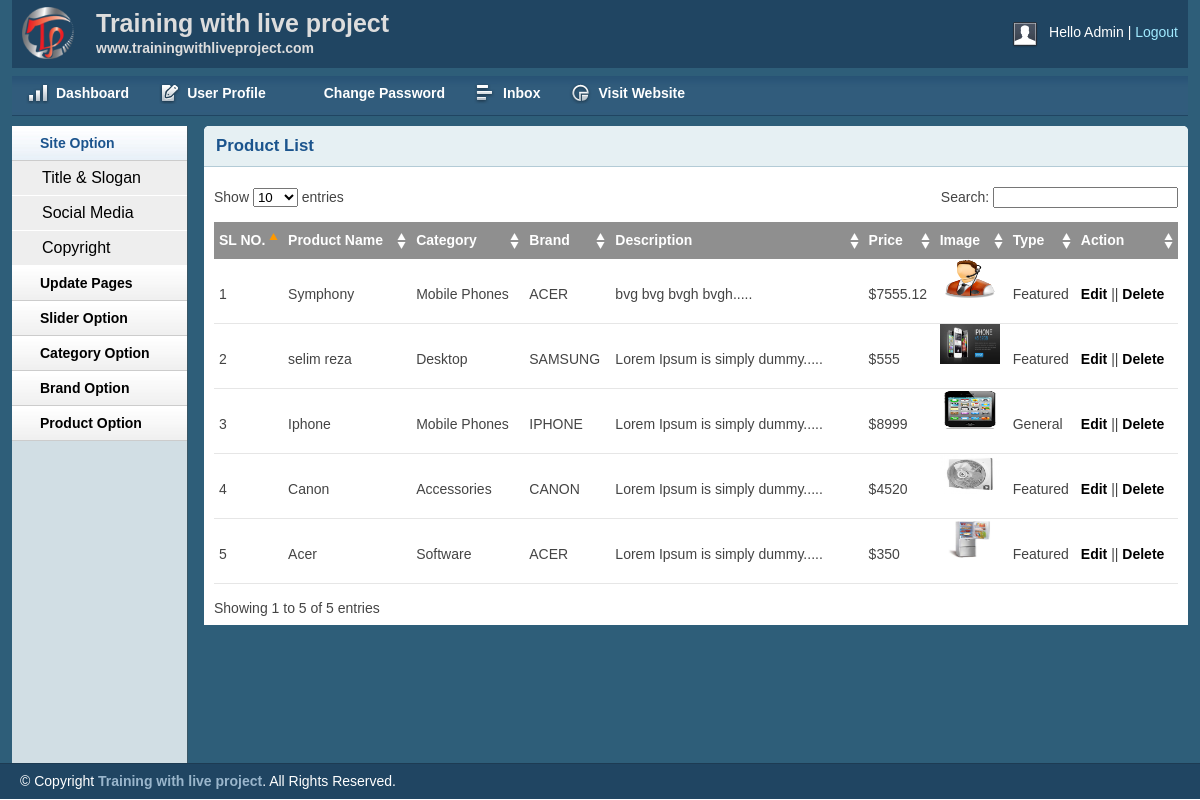
The app's page /admin/productlist.php (signed in) with its own data.
### tables this page shows
CREATE TABLE IF NOT EXISTS `tbl_product` (
  `productId` int(11) NOT NULL AUTO_INCREMENT,
  `productName` varchar(255) NOT NULL,
  `catId` int(11) NOT NULL,
  `brandId` int(11) NOT NULL,
  `body` text NOT NULL,
  `price` float NOT NULL,
  `image` varchar(255) NOT NULL,
  `type` tinyint(4) NOT NULL DEFAULT '0',
  PRIMARY KEY (`productId`)
);

CREATE TABLE IF NOT EXISTS `tbl_category` (
  `catId` int(11) NOT NULL AUTO_INCREMENT,
  `catName` varchar(255) NOT NULL,
  PRIMARY KEY (`catId`)
);

CREATE TABLE IF NOT EXISTS `tbl_brand` (
  `brandId` int(11) NOT NULL AUTO_INCREMENT,
  `brandName` varchar(255) NOT NULL,
  PRIMARY KEY (`brandId`)
);

### lib/Database.php (called while the page is built, shortened)
<?php
Class Database{
	public $host   = DB_HOST;
	public $user   = DB_USER;
	public $pass   = DB_PASS;
	public $dbname = DB_NAME;
	public $link;
	private function connectDB(){
	$this->link = new mysqli($this->host, $this->user, $this->pass, $this->dbname);
 }
	public function select($query){
		$result = $this->link->query($query) or die($this->link->error.__LINE__);
		if($result->num_rows > 0){
			return $result;
		} else {
			return false;
		}
	}
}

### classes/Product.php (called while the page is built, shortened)
<?php
$filepath = realpath(dirname(__FILE__));
include_once($filepath.'/../lib/Database.php');
include_once($filepath.'/../helpers/Format.php');
?>
<?php
class Product{
    private $db;
    function __construct(){
        $this->db = new Database();
    }
    public function getAllProduct(){
        $query = "SELECT p.*, c.catName, b.brandName
                 FROM tbl_product as p, tbl_category as c, tbl_brand as b
                 WHERE p.catId = c.catId AND  p.brandId = b.brandId
                 ORDER BY p.productId DESC";
        $result = $this->db->select($query);
        return $result;
    }
    }
    ?>

### helpers/Format.php (called while the page is built, shortened)
<?php
class Format{
    public function textShorten($text, $limit=400){
        $text = $text. " ";
        $text = substr($text, 0, $limit);
        $text = substr($text, 0, strrpos($text, ' '));
        $text = $text. ".....";
        return $text;
    }
}

### admin/productlist.php (the view, shortened to what this page needs)
<?php include 'inc/header.php';?>
<?php include 'inc/sidebar.php';?>
<?php include '../classes/Product.php';?>
<?php include_once '../helpers/Format.php';?>
<?php
    $pd = new Product();
    $fm = new Format();
?>
<div class="grid_10">
    <div class="box round first grid">
        <h2>Product List</h2>
        <div class="block">
            <table class="data display datatable" id="example">
			<thead>
				<tr>
					<th>SL NO.</th>
					<th>Product Name</th>
					<th>Category</th>
					<th>Brand</th>
					<th>Description</th>
					<th>Price</th>
					<th>Image</th>
					<th>Type</th>
					<th>Action</th>
				</tr>
			</thead>
			<tbody>
            <?php
                    $getPd = $pd->getAllProduct();
                if ($getPd) {
                    $i = 0;
                while ($result = $getPd->fetch_assoc()) {
                    $i++;
            ?>
				<tr class="odd gradeX">
                    <td><?= $i; ?></td>
                    <td><?= $result['productName']; ?></td>
                    <td><?= $result['catName']; ?></td>
                    <td><?= $result['brandName']; ?></td>
                    <td><?= $fm->textShorten($result['body'], 40); ?></td>
                    <td>$<?= $result['price']; ?></td>
                    <td><img src="<?= $result['image']; ?>" alt=""height="40px" width="60px"></td>
                    <td>
                        <?php
                        if ($result['type'] == 0) {
                            echo "Featured";
                        }else{
                            echo "General";
                        }
                        ?>
                    </td>
                    <td><a href="productedit.php?proid=<?= $result['productId'];?>">Edit</a> || <a onclick="return confirm('Are you sure deleted your matter')" href="?delpro=<?= $result['productId'];?>">Delete</a></td>
				</tr>
            <?php }} ?>
			</tbody>
		</table>
       </div>
    </div>
</div>
<?php include 'inc/footer.php';?>

### admin/css/layout.css (style rules this page uses)
body { background: #fff none repeat scroll 0 0; color: #444; font-size: 14px; padding: 0; }
a { color: #000; font-weight:bold; text-decoration: none; }
h1, h2, h3, h4, h5, h6 { line-height:1.2em; margin-bottom:.3em; }
h2 { margin-top:1em; }
.box { background:#fff; margin-bottom:20px; padding:10px 10px 10px 10px; margin-left:-8px; }
.box.grid { padding-bottom:40px; }
.box.round { -moz-border-radius: 5px 5px 0px 0px; -webkit-border-radius: 5px 5px 0px 0px; border-radius: 5px 5px 0px 0px; }
.box h2 { font-size:1.2em; font-weight:bold; color:#1B548D; background:#E6F0F3; margin:-10px -10px 0 -10px; padding:10px 12px; border-bottom:1px solid #B3CBD6; -moz-border-radius: 5px 5px 0px 0px; -webkit-border-radius: 5px 5px 0px 0px; border-radius: 5px 5px 0px 0px; }
.box.first { min-height: 406px; }
.block { padding-top:20px; }
p { margin-bottom:1em; }
.block { padding-bottom:1px; }
table.display { margin: 0 auto; clear: both; width: 100%; }
.sorting_asc { background: #8f8f8f url(../img/table/sort_asc.png) no-repeat center right; padding:8px 5px; text-align:left; color:#fff; }
.sorting { background:#8f8f8f url(../img/table/sort_both.png) no-repeat center right; padding:8px 5px; text-align:left; color:#fff; }
tr.odd { height: 30px; line-height: 30px; border-bottom:1px solid #e6e6e6; }
tr.even { height: 30px; line-height: 30px; border-bottom:1px solid #e6e6e6; }
tr.odd td, tr.even td { padding-left:5px; }

### records on screen
tbl_product: productName "Symphony", catId.catName "Mobile Phones", brandId.brandName "ACER", body "bvg bvg bvgh bvgh.....", price "7555.12", image (picture), type "Featured"
tbl_product: productName "selim reza", catId.catName "Desktop", brandId.brandName "SAMSUNG", body "Lorem Ipsum is simply dummy.....", price "555", image (picture), type "Featured"
tbl_product: productName "Iphone", catId.catName "Mobile Phones", brandId.brandName "IPHONE", body "Lorem Ipsum is simply dummy.....", price "8999", image (picture), type "General"
tbl_product: productName "Canon", catId.catName "Accessories", brandId.brandName "CANON", body "Lorem Ipsum is simply dummy.....", price "4520", image (picture), type "Featured"
tbl_product: productName "Acer", catId.catName "Software", brandId.brandName "ACER", body "Lorem Ipsum is simply dummy.....", price "350", image (picture), type "Featured"

### other values on screen
Session::get('adminName') "Admin"
